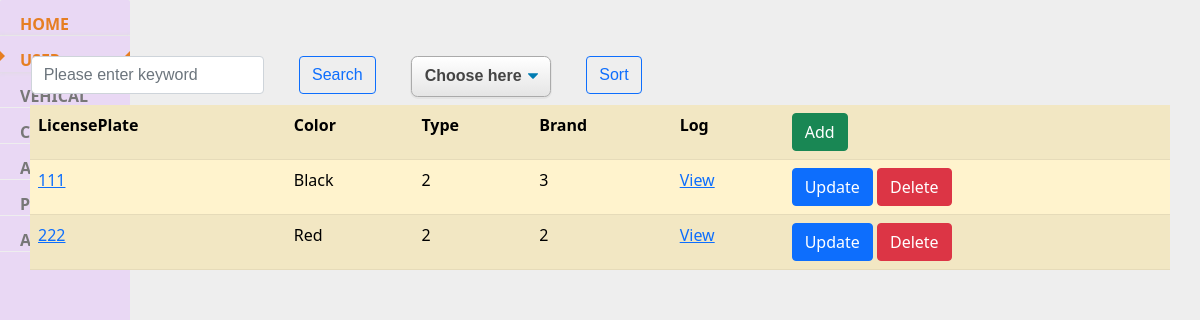
/parkingmanage/vehicle, run on an earlier commit of the app's database.
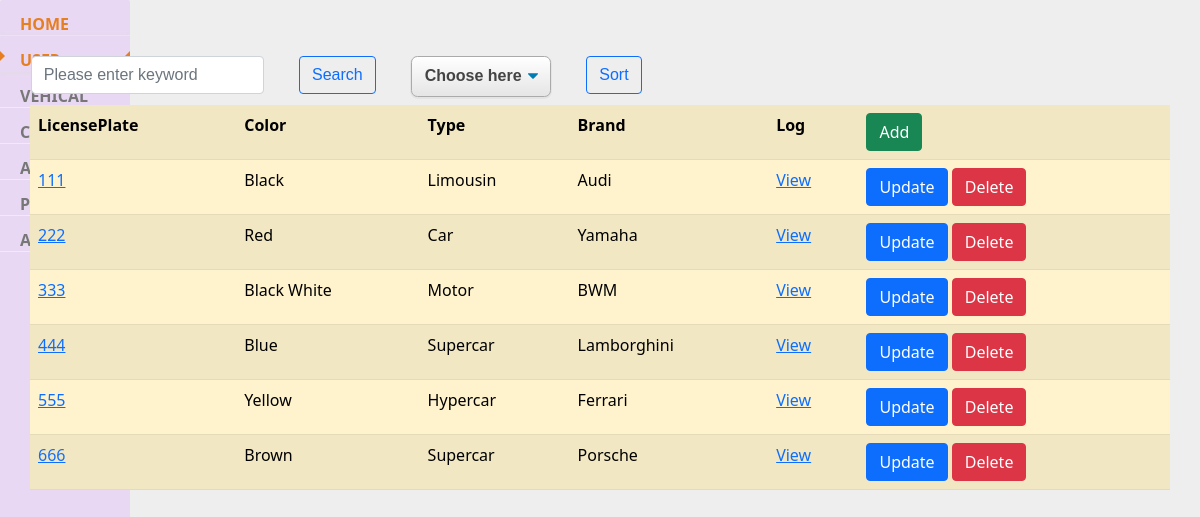
And on a later commit of the database.
### parkingmanage/models.py (models this page shows, shortened)
class Vehicle(models.Model):
    licensePlate = models.TextField(max_length=10)
    color = models.TextField(max_length=255, null=True)
    type = models.TextField(max_length=255, null=True)
    brand = models.TextField(max_length=255, null=True)
    user = models.ForeignKey(User,
                            on_delete=models.CASCADE,
                            blank=True,
                            null=False)
    def get_absolute_url(self) :
        return reverse('detail_vehicle' ,kwargs = {"id" : self.id})

### parkingmanage/views.py (the view)
# urls.py: path('vehicle', list_view_vehicle, name='list_vehicle'),
def list_view_vehicle(request):
    keyword = request.GET.get('keyword')
    Selectsort = request.GET.get('selectsort')
    if Selectsort not in ['licensePlate','color' , 'type', 'brand']:
        Selectsort = 'licensePlate'
    if keyword :
        vehicles = Vehicle.objects.filter(licensePlate__icontains=keyword)| Vehicle.objects.filter(color__icontains=keyword ) | Vehicle.objects.filter(type__icontains=keyword ) | Vehicle.objects.filter(brand__icontains=keyword)
    else :
        vehicles = Vehicle.objects.all()
    context = {
        'keyword': keyword,
        'vehicles' :vehicles.order_by(Selectsort)
        }
    return render(request,"vehiclelist.html",context)

### parkingmanage/templates/vehiclelist.html (shortened to what this page needs)
{% extends 'base.html' %}
{% block content %}
<form>
    <div class="row">
        <div class="col-auto">
            <input class="form-control" type="text" name="keyword" value ="{{keyword | default:''}}" placeholder="Please enter keyword">
        </div>
        <div class="col-auto">
            <input class="btn btn-outline-primary" type="submit" value="Search">
        </div>
        <div class="col-auto">
            <select name="selectsort">
                <option value="" selected disabled hidden>Choose here</option>
            </select>
        </div>
        <div class="col-auto">
            <input class="btn btn-outline-primary" type="submit" value="Sort">
        </div>
    </div>
</form>
<table class="table table-striped table-hover; table-warning">
    <thred>
        <th>LicensePlate</th>
        <th>Color</th>
        <th>Type</th>
        <th>Brand</th>
        <th>Log</th>
        <th> <a href="/parkingmanage/vehicle/create" class="btn btn-success"> Add </a> </th>
    </thred>
    <body>
        {% for vehicle in vehicles %}
        <tr>
            <td><a href= "{{vehicle.get_absolute_url}}">{{vehicle.licensePlate}} </a> </td>
            <td>{{vehicle.color}}</td>
            <td>{{vehicle.type}}</td>
            <td>{{vehicle.brand}}</td>
            <td> <a href= "{% url 'view_log' vehicle.id %}">  View  </a> </td>
            <td>
                <a href="{% url 'update_vehicle' vehicle.id%}" class="btn btn-primary"> Update </a>
                <a href="{% url 'delete_vehicle' vehicle.id%}" class="btn btn-danger"> Delete </a>
            </td>
        </tr>
        {% endfor %}
    </body>
</table>
{% endblock %}

### templates/base.html (shortened to what this page needs)
<!DOCTYPE html>
<html lang="en">
  <head>
    <link
      href="https://cdn.jsdelivr.net/npm/bootstrap@5.1.3/dist/css/bootstrap.min.css"
      rel="stylesheet"
    />
  </head>
  <body>
    <div class="wrap">
      {% include 'navbar.html' %}
      <div class="container" >
        {% block content %} replace me! {% endblock %}
      </div>
    </div>
  </body>
</html>

### parkingmanage/templates/navbar.html (shortened to what this page needs)
<nav>
  <ul class="mcd-menu">
    <li>
      <a href="">
        <strong>Home</strong>
      </a>
    </li>
    <li>
      <a href="" class="active">
        <strong>User</strong>
      </a>
    </li>
    <li>
      <a href="">
        <strong>Vehical</strong>
      </a>
    </li>
    <li>
      <a href="">
        <strong>Contact</strong>
      </a>
    </li>
    <li>
      <a href="">
        <strong>About</strong>
      </a>
    </li>
    <li>
      <a href="">
        <strong>Portfolio</strong>
      </a>
    </li>
    <li>
      <a href="">
        <strong>Admin</strong>
      </a>
    </li>
  </ul>
</nav>

What changed in the data, as far as the page shows it:
changed Vehicle "Black": type "2" → "Limousin"; brand "3" → "Audi"
changed Vehicle "Red": type "2" → "Car"; brand "2" → "Yamaha"
added Vehicle: licensePlate "333", color "Black White", type "Motor", brand "BWM"
added Vehicle: licensePlate "444", color "Blue", type "Supercar", brand "Lamborghini"
added Vehicle: licensePlate "555", color "Yellow", type "Hypercar", brand "Ferrari"
added Vehicle: licensePlate "666", color "Brown", type "Supercar", brand "Porsche"
